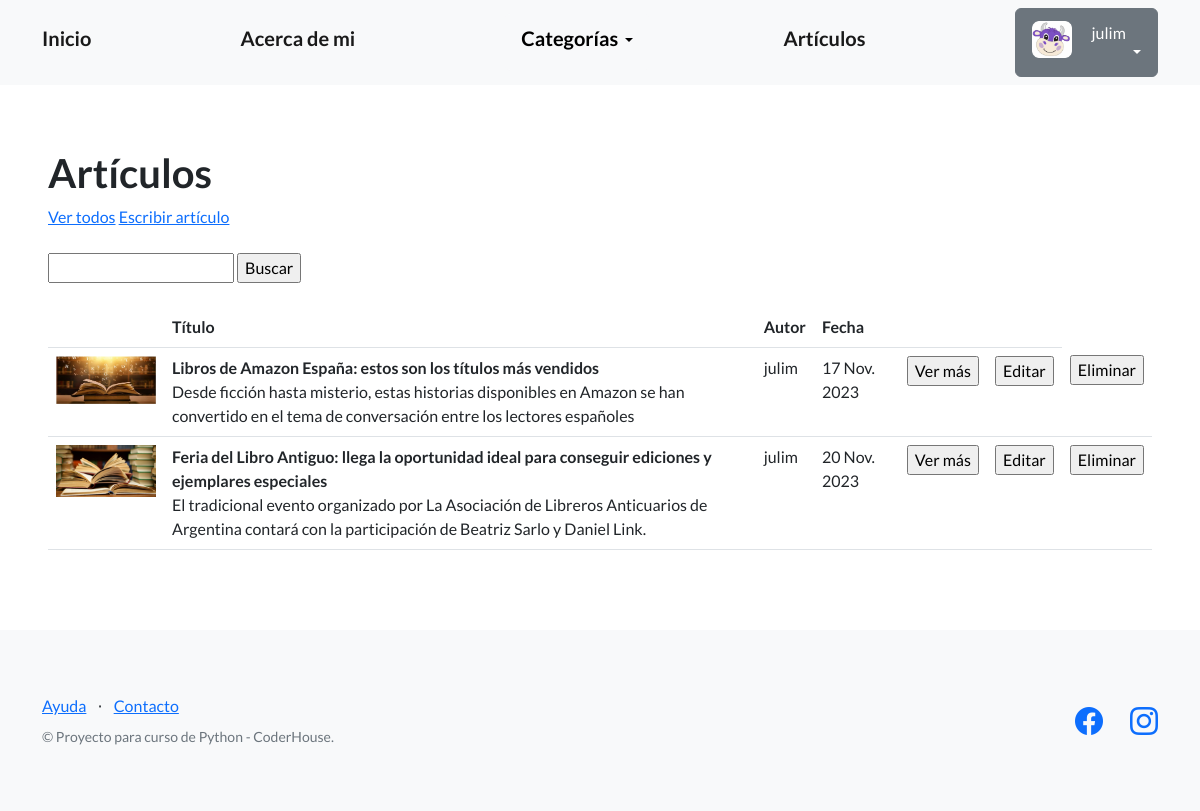
The app's page /articulos/articulos/ (signed in) with its own data.
### perfiles/models.py (models this page shows, shortened)
class Avatar(models.Model):
   user = models.OneToOneField(User, on_delete=models.CASCADE, null=True)
   imagen = models.ImageField(upload_to='avatares', null=True, blank=True)

### articulos_blog/models.py (models this page shows, shortened)
class Articulo(models.Model):
    titulo = models.CharField(max_length=256)
    subtitulo = models.CharField(max_length=256)
    cuerpo = models.TextField(null=True)
    autor = models.CharField(max_length=256)
    fecha = models.DateField(null=True)
    imagen = models.ImageField(upload_to='imagenes', blank=True, null=True)
    creador = models.ForeignKey(User, on_delete=models.SET_NULL, null=True)

### articulos_blog/views.py (the view)
# urls.py: path('articulos/', listar_articulos, name="articulos"),
def listar_articulos(request):
    contexto = {
        "articulos": Articulo.objects.all()
    }
    http_response = render(
        request=request,
        template_name='articulos_blog/lista_articulos.html',
        context=contexto
    )
    return http_response

### articulos_blog/templates/articulos_blog/lista_articulos.html (shortened to what this page needs)
{% extends "base.html" %}
{% block contenido %}
<h1>
  Artículos
</h1>
<a href="{% url 'articulos' %}">Ver todos</a>
<a href="{% url 'nuevo_articulo' %}">Escribir artículo</a>
<br><br>
<form action="{% url 'buscar_articulo' %}" method="post">
  <input type="text" name = "busqueda">
  <input type="submit" value="Buscar">
</form>
<br>
{% if articulos %}
<table class="table">
  <tbody>
    <tr>
      <th> </th>
      <th>Título</th>
      <th>Autor</th>
      <th>Fecha</th>
      <th></th>
      <th></th>
    </tr>
    {% for articulo in articulos %}
    <tr>
      <td><img src="{{ articulo.imagen.url }}" style="max-width: 100px;"></td>
      <td><strong>{{articulo.titulo}}</strong><br>{{articulo.subtitulo}}</td>
      <td>{{articulo.autor}}</td>
      <td>{{articulo.fecha}}</td>
      <td>
        <form action="{% url 'detalle_articulo' articulo.id %}">
          <input type="submit" class "btn btn-link" value="Ver más"/>
        </form>
      </td>
      <td>
        {% if user == articulo.creador %}
        <form action="{% url 'editar_articulo' articulo.id %}">
          <input type="submit" class "btn btn-link" value="Editar"/>
        </form>
        {% endif %}
      </td>
      <td>
        {% if user == articulo.creador %}
        <form action="{% url 'eliminar_articulo' articulo.id %}" method="post">
          <input type="submit" class "btn btn-link" value="Eliminar"/>
        </form>
        {% endif %}
      </td>
    </tr>
    {% endfor %}
  </tbody>
</table>
{% else %}
<p>No hay elementos aún</p>
{% endif %}
{% endblock contenido %}

### templates_base/base.html (shortened to what this page needs)
{% load static %}
<!DOCTYPE html>
<html lang="en">
    <head>
        <link href="https://cdn.jsdelivr.net/npm/bootstrap-icons@1.5.0/font/bootstrap-icons.css" rel="stylesheet" type="text/css" />
        <link href="{% static 'css/styles.css' %}" rel="stylesheet" />
    </head>
    <body>
        <nav class="navbar navbar-light bg-light static-top">
            <div class="container">
                <a class="navbar-brand" href="{% url 'inicio' %}"><strong><h5>Inicio</h5></strong></a>
                <a class="navbar-brand" href="{% url 'about_me' %}"><strong><h5>Acerca de mi</h5></strong></a>
                <div class="dropdown">
                    <button class="btn btn-light dropdown-toggle" type="button" id="dropdownMenuButton1" data-bs-toggle="dropdown" aria-expanded="false">
                        <div style="display: inline-flex;">
                            <span><h5>Categorías</h5></span>
                        </div>
                    </button>
                </div>
                <a class="navbar-brand" href="{% url 'articulos' %}"><strong><h5>Artículos</h5></strong></a>
                {% if user.is_authenticated %}
                <div class="dropdown">
                    <button class="btn btn-secondary dropdown-toggle" type="button" id="dropdownMenuButton1" data-bs-toggle="dropdown" aria-expanded="false">
                        <div style="display: inline-flex;">
                                <img src="{{ user.avatar.imagen.url }}" style="max-width: 40px;margin-right: 20px;">
                            <span>{{ user.username }}</span>
                        </div>
                    </button>
                </div>
                {% else %}
                <a class="btn btn-primary" href="{% url 'login' %}">Iniciar sesión</a>
                <a class="btn btn-success" href="{% url 'registro' %}">Registrarse</a>
                {% endif %}
            </div>
        </nav>
        <section style="padding:4rem 3rem;">
            {% block contenido %}
            {% endblock contenido %}
        </section>
        <footer class="footer bg-light">
            <div class="container">
                <div class="row">
                    <div class="col-lg-6 h-100 text-center text-lg-start my-auto">
                        <ul class="list-inline mb-2">
                            <li class="list-inline-item"><a href="#!">Ayuda</a></li>
                            <li class="list-inline-item">⋅</li>
                            <li class="list-inline-item"><a href="#!">Contacto</a></li>
                        </ul>
                        <p class="text-muted small mb-4 mb-lg-0">&copy; Proyecto para curso de Python - CoderHouse.</p>
                    </div>
                    <div class="col-lg-6 h-100 text-center text-lg-end my-auto">
                        <ul class="list-inline mb-0">
                            <li class="list-inline-item me-4">
                                <a href="https://www.facebook.com/juli.mendieta.75/"><i class="bi-facebook fs-3"></i></a>
                            </li>
                            <li class="list-inline-item">
                                <a href="https://www.instagram.com/mendietajuli"><i class="bi-instagram fs-3"></i></a>
                            </li>
                        </ul>
                    </div>
                </div>
            </div>
        </footer>
    </body>
</html>

### records on screen
Articulo: imagen (picture), titulo "Libros de Amazon España: estos son los títulos más vendidos", subtitulo "Desde ficción hasta misterio, estas historias disponibles en Amazon se han convertido en el tema de conversación entre los lectores españoles", autor "julim", fecha "17 Nov. 2023"
Articulo: imagen (picture), titulo "Feria del Libro Antiguo: llega la oportunidad ideal para conseguir ediciones y ejemplares especiales", subtitulo "El tradicional evento organizado por La Asociación de Libreros Anticuarios de Argentina contará con la participación de Beatriz Sarlo y Daniel Link.", autor "julim", fecha "20 Nov. 2023"

### other values on screen
{{ user.username }} "julim"
